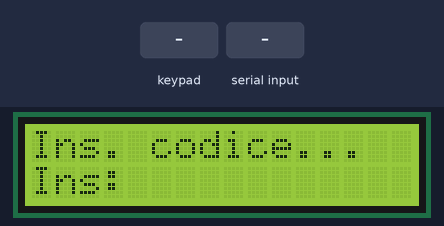
This sketch was run on a simulated Arduino Mega 2560, built for the host (arithmetic inside an expression is 32-bit, double 64-bit). Shown: 16×2 character LCD. The inputs (shaded band) are chosen by the test bench. What the sketch prints to the serial monitor is not drawn.

Above: at 1.2 s.
1.3 s: key '#' pressed
At 1.4 s:
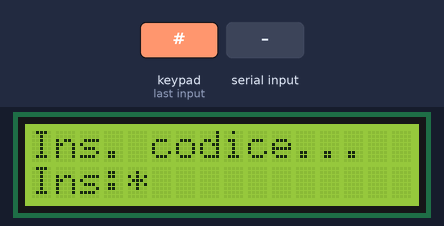
4.3 s: "*" received over the second serial link
6.9 s: "#" received over the second serial link
At 9.42 s:
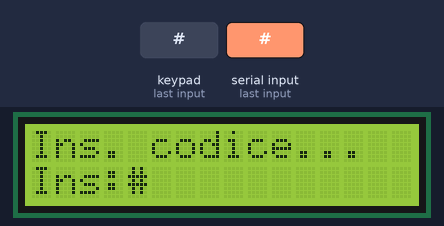
Timing chart, 0 to 10.9 s (numbered marks = the images above; inputs shaded):
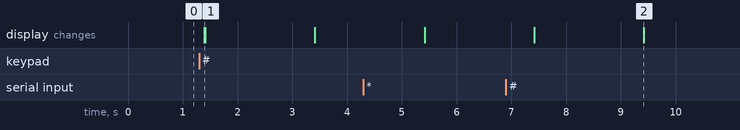

Measured:
- after the input at 1.3 s, the display: changes after 0.10 s (image 1)

The sketch:

MenuVersione4.0.ino
```cpp
#include <Keypad.h>
#include <LiquidCrystal.h>

LiquidCrystal lcd(7, 6, 5, 4, 3, 2);
//LiquidCrystal lcd(2, 3, 4, 5, 6, 7);

int stato=0;
String lettura="";

const byte ROWS = 4; //four rows
const byte COLS = 3; //three columns
char keys[ROWS][COLS] = {
  {'1','2','3'},
  {'4','5','6'},
  {'7','8','9'},
  {'*','0','#'}
};
byte rowPins[ROWS] = {22, 23, 24, 25}; //connect to the row pinouts of the keypad
byte colPins[COLS] = {26, 27, 28}; //connect to the column pinouts of the keypad

Keypad keypad = Keypad( makeKeymap(keys), rowPins, colPins, ROWS, COLS );

void setup(){
  stato=0;
  Serial.begin(9600);
  Serial1.begin (9600);
   lcd.begin(16, 2);
   lcd.setCursor(0, 0);
   lcd.print("Ins. codice...");
   lcd.setCursor(0, 1);
   lcd.print("Ins:");
   lcd.setCursor(4, 1);
}


//----------
//Metodi

  //gestisce la lettura del tastierino elaborandola
 int gestisciInsert(String lettura){

  int valore=-1;
  //leggo il primo carattere per sapere se è una password di accesso o un comando
  String tp=lettura.substring(0,1);

  if(tp=='*'){//se il primo carattere è un *, allora è un comando
    /*switch(lettura){
      case "*3"{
        valore=-3;
      }
      break;
    }*/
    if(lettura="*3"){ valore=-3;}

  }//fine if controllo
  else{//se è una password controllo su database
    Serial.println("controllo psw");
    valore=1;
  }

  return valore;
 }


  //legge tastierino
 int leggiTastierino(){
    char key;
    int valore=-1;
    key = keypad.getKey();
    if (key != NO_KEY){
    if(key=='#'){
      valore=gestisciInsert(lettura);
      Serial.print("Cambiato stato");
      }
    lcd.print("*");
    lettura+=key;

    //codice di controllo
    Serial.print("key: ");
    Serial.println(key);
    Serial.print("Stato: ");
    Serial.println(stato);
    return valore;
    }
  }

//---------


void loop(){


switch(stato){
  case 0:{
    Serial.println("dentroTastierino");
    stato=leggiTastierino();
    Serial.println("fuoriTastierino");
    }
    break;

  case 1:{
     Serial.println("Inizio case 1");
   lcd.setCursor(4, 1);
    lcd.print("            ");
    delay(2000);
     lcd.setCursor(4, 1);
    lcd.print(lettura);
     Serial.println("Fine case 1");
  }
  case -3:{
     if (Serial1.available() > 0) {//attende fino a che seriale non riceve qualcosa
    char msg=Serial1.read();//mette la ricezione in un char
    Serial.print(msg);//la tsampa
  }
    }
  break;
}


}
```
